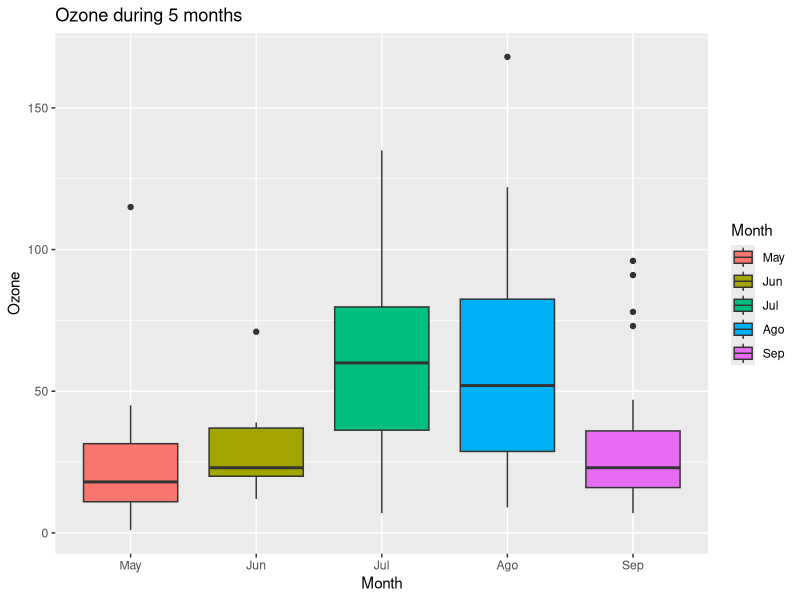

The R source for this figure:
#1
#При помощи функции ggplot() или boxplot() постройте график boxplot,
#используя встроенные в R данные airquality. По оси x отложите номер
#месяца, по оси y — значения переменной Ozone.
#На графике boxplot отдельными точками отображаются наблюдения,
#отклоняющиеся от 1 или 3 квартиля больше чем на полтора
#межквартильных размаха. Сколько таких наблюдений присутствует
#в сентябре (месяц №9)?
#Обратите внимание, что для корректного отображения графика
#ggplot ожидает факторную переменную по оси x.

df  <- airquality
df$Month  <- factor(df$Month,
                    labels = c("May", "Jun", "Jul", "Ago", "Sep"))

library(ggplot2)
ggplot(df, aes(x = Month, y = Ozone, fill=Month))+
  geom_boxplot()+
  xlab("Month")+
  ylab("Ozone")+
  ggtitle("Ozone during 5 months")
